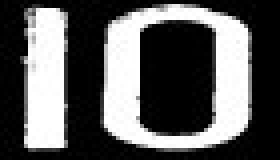
#> input picture templates/ranks/10.jpeg, 70 x 40 px (shown 4 times larger); its folder holds only this picture in this run
$ python cards_classifier.py
#> lines starting #> are read from the running program, lines starting #| are printed output that depends on the picture; after the words box and inside, x2 and y2 are one past the last pixel; in counts of white or black regions, pixels touching at a corner belong together
import cv2
import numpy as np
import math
from typing import List, Dict, Any, Tuple, Optional

# RANK_W, RANK_H = 39, 70
# SUIT_W, SUIT_H = 32, 70
CARD_W, CARD_H = 250, 350
CORNER_W, CORNER_H = 35, 90
RANK_W, RANK_H = 35, 39
SUIT_W, SUIT_H = 35, 32
CROP_TOP_PERCENT = 0.05
CROP_LEFT_PERCENT = 0.02
CROP_RIGHT_PERCENT = 0.02

SYSTEM_SCALE = 1.0
SCALED_MIN_AREA = 10000


# [5 lines left out: function set_system_scale, not called in this run]


'''
class CardMemory:
    """
    Manages the tracking of detected cards across multiple frames.
    Uses spatial proximity (distance between centers) to match cards
    and keeps cards in memory for a short period even if they are temporarily obscured.
    """

    def __init__(self, max_dist: int = 60, max_unseen: int = 12) -> None:
        """
        Initializes the CardMemory tracker.

        Args:
            max_dist (int): Maximum distance (in pixels) between card centers
                            to consider them the exact same card.
            max_unseen (int): Number of frames a card can be 'unseen' before
                              it is completely removed from memory.
        """
        self.cards: Dict[int, Dict[str, Any]] = {}
        self.next_id: int = 0
        self.max_dist: int = int(max_dist * SYSTEM_SCALE)
        self.max_unseen: int = max_unseen

    def update(self, detected_list: List[Dict[str, Any]]) -> List[Dict[str, Any]]:
        """
        Updates the memory with newly detected cards from the current frame.

        Args:
            detected_list (List[Dict[str, Any]]): A list of dictionaries, where each dict
                                                  contains data for a newly detected card
                                                  (e.g., "rank", "suit", "center").

        Returns:
            List[Dict[str, Any]]: A list of all currently tracked cards, including
                                  those temporarily unseen (bridging the gaps).
        """
        new_memory: Dict[int, Dict[str, Any]] = {}

        for detected_card in detected_list:
            found_match = False
            curr_pos = detected_card["center"]

            # 1. Try to match the newly detected card with an existing one in memory
            for card_id, card_data in self.cards.items():

                # Calculate Euclidean distance between centers using math.hypot
                dist = math.hypot(curr_pos[0] - card_data["center"][0],
                                  curr_pos[1] - card_data["center"][1])

                if dist < self.max_dist:
                    # Found a match! Update data.
                    # If the new detection couldn't read the rank/suit (""), keep the old one from memory.
                    rank = detected_card["rank"] if detected_card["rank"] != "" else card_data["rank"]
                    suit = detected_card["suit"] if detected_card["suit"] != "" else card_data["suit"]

                    new_memory[card_id] = {
                        "rank": rank,
                        "suit": suit,
                        "pos": detected_card["pos"],
                        "center": curr_pos,
                        "contour": detected_card["contour"],
                        "unseen": 0,  # Reset unseen counter because the card was just seen
                        "color": (0, 255, 0)
                    }
                    found_match = True
                    break

            # 2. If no match was found, and we actually identified a rank, register as a new card
            if not found_match and detected_card["rank"] != "?":
                new_memory[self.next_id] = {
                    "rank": detected_card["rank"],
                    "suit": detected_card["suit"],
                    "pos": detected_card["pos"],
                    "center": curr_pos,
                    "contour": detected_card["contour"],
                    "unseen": 0,
                    "color": (0, 255, 0)
                }
                self.next_id += 1

        # 3. Retain cards that were not detected in the current frame but are still within the 'unseen' limit
        for card_id, card_data in self.cards.items():
            if card_id not in new_memory and card_data["unseen"] < self.max_unseen:
                card_data["unseen"] += 1
                new_memory[card_id] = card_data

        # 4. Update the official state
        self.cards = new_memory

        return list(self.cards.values())
'''


# [356 lines left out: functions order_points, apply_clahe, is_card_face_up, identify_corner, resolve_prediction, analyze_frame, not called in this run]


if __name__ == "__main__":
    import os


    # --- Helper function to load templates for the standalone test ---
    def load_templates_for_test(folder_path: str, width: int, height: int) -> Dict[str, np.ndarray]:
#> called with folder_path = 'templates/ranks', width = 35, height = 39
        templates = {}
        if not os.path.exists(folder_path):
            print(f"[WARNING] Template folder not found: {folder_path}")
            return templates
        for filename in os.listdir(folder_path):
            if filename.lower().endswith(('.png', '.jpg', '.jpeg')):
                full_path = os.path.join(folder_path, filename)
                img = cv2.imread(full_path, 0)
#> img is the input picture: shape (40, 70); min 0, max 255, mean 92.3
                if img is not None:
                    # Binarize the template
                    _, b = cv2.threshold(img, 127, 255, cv2.THRESH_BINARY)
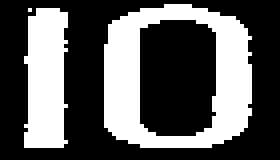
#> b: shape (40, 70) (shown 4 times larger); 35.8% white; 3 white regions (1 under 20 px), largest, box (x1, y1, x2, y2) and area: (26, 1, 63, 37) 675, (6, 2, 17, 37) 325

                    coords = cv2.findNonZero(b)
#> coords = contour of 1001 points, box (x1, y1, x2, y2) (6, 1, 63, 37), area 458
                    if coords is not None:
                        x, y, w, h = cv2.boundingRect(coords)
#> x = 6; y = 1; w = 57; h = 36
                        if w >= 3 and h >= 3:
                            b = b[y:y + h, x:x + w]
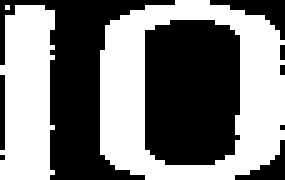
#> b: shape (36, 57) (shown 5 times larger); 48.8% white; 3 white regions (1 under 20 px), largest, box (x1, y1, x2, y2) and area: (20, 0, 57, 36) 675, (0, 1, 11, 36) 325

                    resized_img = cv2.resize(b, (width, height), interpolation=cv2.INTER_CUBIC)
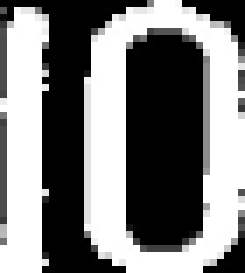
#> resized_img: shape (39, 35) (shown 7 times larger); min 0, max 255, mean 124.5
                    card_name = os.path.splitext(filename)[0]
                    templates[card_name] = resized_img
        return templates


    # --- Helper function for visual debugging pauses ---
    # [5 lines left out: function show_and_wait, not called in this run]


    print("=== Starting Visual Card Detection Pipeline Test ===")

    # 1. Load templates using the updated accurate dimensions
    rank_templates = load_templates_for_test('templates/ranks', RANK_W, RANK_H)
#> rank_templates = 1 item
    suit_templates = load_templates_for_test('templates/suits', SUIT_W, SUIT_H)

    # 2. Load the test image
    img_path = "captured_image.jpg"  # WIN_20260503_14_36_00_Pro
    test_image = cv2.imread(img_path)

    if test_image is None:
        print(f"[ERROR] Could not load image: {img_path}")
        exit()
#> (the program exits here)

$ run again, on templates/ranks/8.jpeg
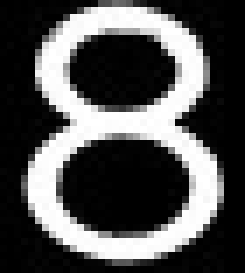
#> input picture templates/ranks/8.jpeg, 35 x 39 px (shown 7 times larger)
#> in load_templates_for_test, img is the input picture: shape (39, 35); min 0, max 255, mean 81.3
#> in load_templates_for_test, `_, b = cv2.threshold(img, 127, 255, cv2.THRESH_BINARY)`:
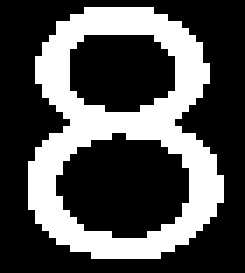
#> b: shape (39, 35) (shown 7 times larger); 31.9% white; 1 white region, box (x1, y1, x2, y2) and area: (4, 1, 32, 37) 436
#> coords = contour of 436 points, box (x1, y1, x2, y2) (4, 1, 32, 37), area 2
#> x = 4; y = 1; w = 28; h = 36
#> in load_templates_for_test, `resized_img = cv2.resize(b, (width, height), interpolation=cv2.INTER_C..`:
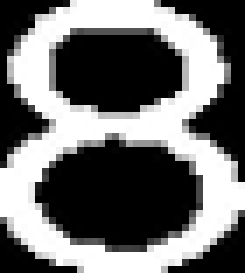
#> resized_img: shape (39, 35) (shown 7 times larger); min 0, max 255, mean 110.1
#> rank_templates = 1 item

$ run again, on templates/ranks/2.jpeg
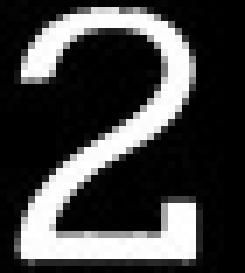
#> input picture templates/ranks/2.jpeg, 35 x 39 px (shown 7 times larger)
#> in load_templates_for_test, img is the input picture: shape (39, 35); min 0, max 255, mean 66.6
#> in load_templates_for_test, `_, b = cv2.threshold(img, 127, 255, cv2.THRESH_BINARY)`:
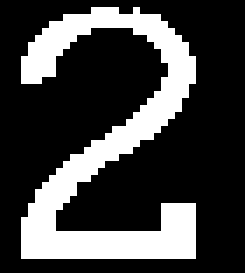
#> b: shape (39, 35) (shown 7 times larger); 26.1% white; 1 white region, box (x1, y1, x2, y2) and area: (3, 1, 28, 37) 356
#> coords = contour of 356 points, box (x1, y1, x2, y2) (3, 1, 28, 37), area 162
#> x = 3; y = 1; w = 25; h = 36
#> in load_templates_for_test, `resized_img = cv2.resize(b, (width, height), interpolation=cv2.INTER_C..`:
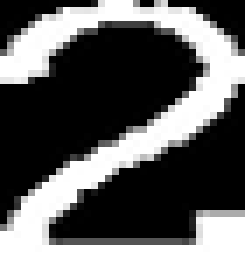
#> resized_img: shape (39, 35) (shown 7 times larger); min 0, max 255, mean 100.8
#> rank_templates = 1 item
